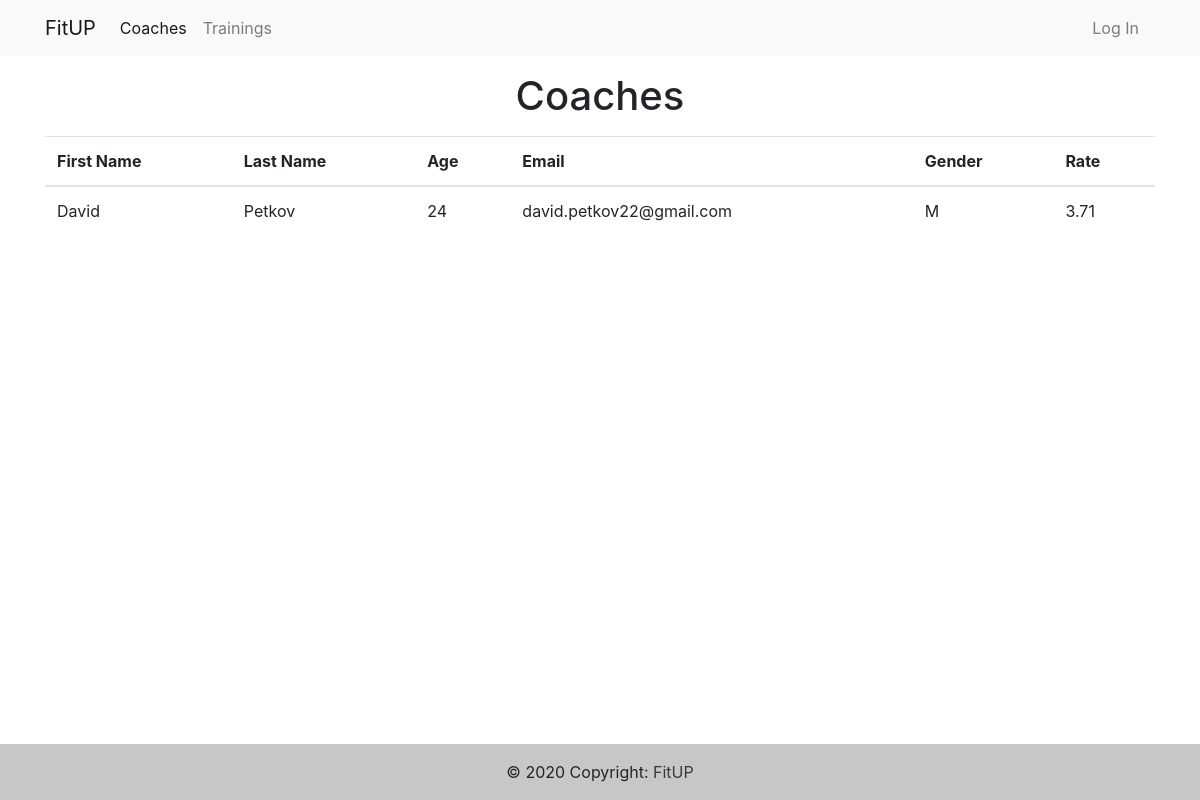
/Coaches/, run on the app's committed database.
### FitUp/models.py (models this page shows, shortened)
class Coach(models.Model):
    first_name = models.CharField(max_length=50)
    last_name = models.CharField(max_length=30)
    age = models.IntegerField()
    email = models.EmailField(max_length=50)
    user = models.ForeignKey(User, on_delete=models.CASCADE, null=True, blank=True)
    start_day = models.DateField(default=django.utils.timezone.now())
    gender = models.CharField(max_length=1)
    rate = models.FloatField(default=0.0,)
    rate_num = models.IntegerField(default=0)
    num_week = models.IntegerField(default=0)
    num_month = models.IntegerField(default=0)
    num_year = models.IntegerField(default=0)
    num_all_trainings = models.IntegerField(default=0)

### FitUp/views.py (the view)
# urls.py: path('Coaches/', Coaches, name="Coaches"),
def Coaches(request):
    query = Coach.objects.filter()
    context = {"coaches": query}
    return render(request, "Coaches.html",context)

### FitUp/templates/Coaches.html (shortened to what this page needs)
<!DOCTYPE html>
<html lang="en">
<head>
    <link rel="stylesheet" href="https://cdn.jsdelivr.net/npm/bootstrap@4.0.0/dist/css/bootstrap.min.css"
>
</head>
<body>
<div>
    <nav class="navbar navbar-expand-lg navbar-light bg-light mb-3">
        <div class="container">
    <a class="navbar-brand active" href="{% url 'index' %}">FitUP</a>
          <div class="collapse navbar-collapse" id="navbarSupportedContent">
          {% block contentt %}
               {% if user.is_authenticated %}
                <ul class="navbar-nav mr-auto">
                  <li class="nav-item">
                    <a class="nav-link" href="/Reservations">Reservations <span class="sr-only">(current)</span></a>
                  </li>
                  <li class="nav-item">
                    <a class="nav-link" href="/Trainings">Trainings</a>
                  </li>
                  <li class="nav-item dropdown">
                    <a class="nav-link dropdown-toggle" href="#" id="navbarDropdown" role="button" data-toggle="dropdown" aria-haspopup="true" aria-expanded="false">
                      Users
                    </a>
                    <div class="dropdown-menu" aria-labelledby="navbarDropdown">
                      <a class="dropdown-item" href="/Clients">Clients</a>
                      <a class="dropdown-item" href="/Coaches">Coaches</a>
                    </div>
                  </li>
                  <li class="nav-item">
                    <a class="nav-link disabled" href="/Payments">Payments</a>
                  </li>
                </ul>
              {% else %}
                <ul class="navbar-nav mr-auto">
                  <li class="nav-item">
                    <a class="nav-link active" href="/Coaches">Coaches <span class="sr-only">(current)</span></a>
                  </li>
                  <li class="nav-item">
                    <a class="nav-link" href="/Trainings">Trainings</a>
                  </li>
                </ul>
              {% endif %}
          {% endblock %}
            <ul class="navbar-nav my-sm-0">
              {% block content %}
                {% if user.is_authenticated %}
                     <li class="nav-item mr-sm-2" >
                        <a class="nav-link" href="#">{{ user.username }}</a>
                    </li>
                    <li class="nav-item mr-sm-2" >
                        <a class="nav-link" href="{% url 'logout' %}">Log Out</a>
                    </li>
                {% else %}
                   <li class="nav-item mr-sm-2" >
                       <a class="nav-link" href="/login">Log In</a>
                    </li>
                {% endif %}
              {% endblock %}
            </ul>
          </div>
        </div>
    </nav>
    <div class="container pb-3 ">
        <h1 class="text-center">Coaches</h1>
        <table class="table mt-2">
            <thead>
                <tr>
                    <th>
                        First Name
                    </th>
                    <th>
                        Last Name
                    </th>
                    <th>
                        Age
                    </th>
                    <th>
                        Email
                    </th>
                    <th>
                        Gender
                    </th>
                    <th>
                        Rate
                    </th>
                </tr>
            </thead>
            <tbody>
            {% for c in coaches %}
                <tr>
                    <td>
                        {{ c.first_name}}
                    </td>
                    <td>
                        {{ c.last_name }}
                    </td>
                    <td>
                       {{ c.age }}
                    </td>
                    <td>
                       {{ c.email }}
                    </td>
                     <td>
                       {{ c.gender }}
                    </td>
                    <td>
                       {{ c.rate }}
                    </td>
                </tr>
            {% endfor %}
            </tbody>
        </table>
    </div>
    <footer class="bg-light text-center text-lg-start fixed-bottom">
      <div class="text-center p-3" style="background-color: rgba(0, 0, 0, 0.2);">
        © 2020 Copyright:
        <a class="text-dark" href="{% url 'index' %}">FitUP</a>
      </div>
    </footer>
</div>
</body>
</html>

### data on the page
Coach: first_name "David", last_name "Petkov", age "24", email "david.petkov22@gmail.com", gender "M", rate "3.71"
